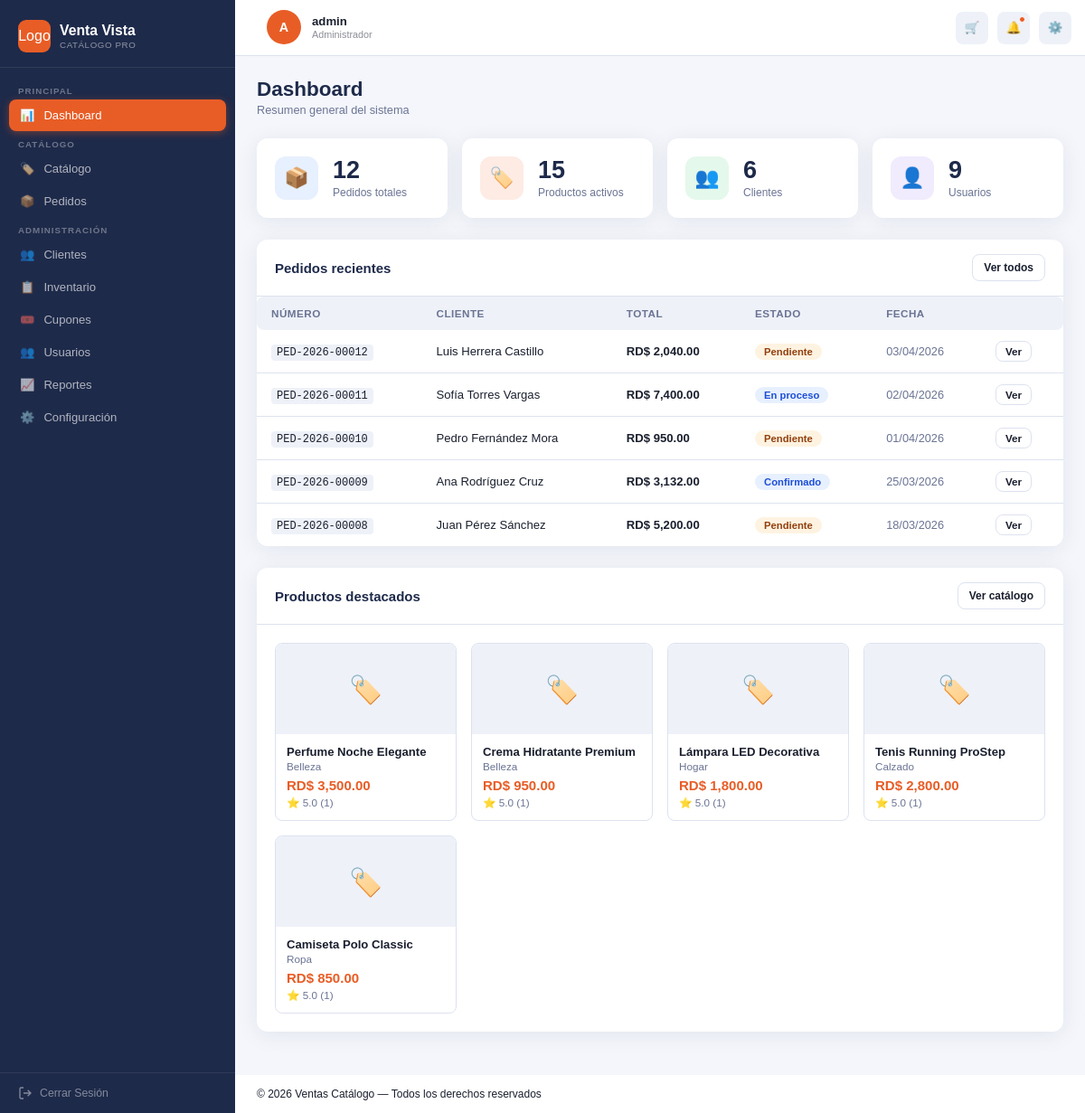
/dashboard (signed in), run on the app's committed database.
### tables this page shows
CREATE TABLE usuarios ( 

    idUsuario       INT          NOT NULL AUTO_INCREMENT, 

    nombreUsuario   VARCHAR(60)  NOT NULL, 

    contrasena      VARCHAR(255) NOT NULL COMMENT 'Hash bcrypt', 

    email           VARCHAR(100) NOT NULL, 

    activo          TINYINT(1)   NOT NULL DEFAULT 1, 

    idRol           INT          NOT NULL, 

    fechaRegistro   DATETIME     NOT NULL DEFAULT CURRENT_TIMESTAMP, 

    PRIMARY KEY (idUsuario), 

    UNIQUE KEY uk_usuario_email (email), 

    CONSTRAINT fk_usuario_rol FOREIGN KEY (idRol) 

        REFERENCES roles (idRol) ON UPDATE CASCADE 

);

CREATE TABLE pedidos ( 

    idPedido        INT           NOT NULL AUTO_INCREMENT, 

    numeroPedido    VARCHAR(20)   NOT NULL COMMENT 'Ej: PED-2026-00128', 

    fechaPedido     DATETIME      NOT NULL DEFAULT CURRENT_TIMESTAMP, 

    estado          ENUM('Pendiente','Confirmado','En_proceso', 

                        'Enviado','Entregado','Cancelado','Devuelto') 

                                  NOT NULL DEFAULT 'Pendiente', 

    subtotal        DECIMAL(10,2) NOT NULL, 

    descuento       DECIMAL(10,2) NOT NULL DEFAULT 0.00, 

    total           DECIMAL(10,2) NOT NULL, 

    notas           TEXT, 

    idCliente       INT           NOT NULL, 

    idCupon         INT, 

    PRIMARY KEY (idPedido), 

    UNIQUE KEY uk_pedido_numero (numeroPedido), 

    INDEX idx_pedido_cliente (idCliente), 

    INDEX idx_pedido_estado  (estado), 

    CONSTRAINT fk_pedido_cliente FOREIGN KEY (idCliente) 

        REFERENCES clientes (idCliente) ON UPDATE CASCADE, 

    CONSTRAINT fk_pedido_cupon   FOREIGN KEY (idCupon) 

        REFERENCES cupones  (idCupon)  ON UPDATE CASCADE 

);

CREATE TABLE productos ( 

    idProducto      INT             NOT NULL AUTO_INCREMENT, 

    nombre          VARCHAR(120)    NOT NULL, 

    descripcion     TEXT, 

    precio          DECIMAL(10,2)   NOT NULL, 

    descuento       DECIMAL(5,2)    NOT NULL DEFAULT 0.00, 

    stock           INT             NOT NULL DEFAULT 0, 

    imagenes        VARCHAR(500)    COMMENT 'Rutas separadas por coma', 

    activo          TINYINT(1)      NOT NULL DEFAULT 1, 

    fechaCreacion   DATETIME        NOT NULL DEFAULT CURRENT_TIMESTAMP, 

    idCategoria     INT             NOT NULL, 

    PRIMARY KEY (idProducto), 

    INDEX idx_producto_categoria (idCategoria), 

    INDEX idx_producto_activo    (activo), 

    CONSTRAINT fk_producto_categoria FOREIGN KEY (idCategoria) 

        REFERENCES categorias (idCategoria) ON UPDATE CASCADE 

);

### app/core/Controller.php (called while the page is built, shortened)
<?php
abstract class Controller {
    protected function render(string $vista, array $datos = []): void {
        require dirname(__DIR__) . '/views/layouts/layout.php';
    }
}

### app/controllers/DashboardController.php (called while the page is built, shortened)
<?php
class DashboardController extends Controller{
    public function index(): void{
        $datos = [
            'totalPedidos'   => count(Pedido::obtenerTodos()),
            'totalProductos' => count(Producto::obtenerActivos()),
            'totalClientes'  => count(Cliente::obtenerTodos()),
            'totalUsuarios'  => count(Usuario::obtenerTodos()),
            'pedidosRecientes' => array_slice(Pedido::obtenerTodos(), 0, 5),
            'productosDestacados' => Producto::obtenerDestacados(5),
            'flash'          => $this->getFlash(),
            'usuario'        => $this->usuarioActual(),
        ];
        $this->render('dashboard/index', $datos);
    }
}

### app/core/Router.php (called while the page is built, shortened)
<?php
class Router {
    public function run(){
        $url = $_GET['url'] ?? '';
        $url = trim($url, '/');
        $routes = require dirname(__DIR__, 2) . '/config/routes.php';
        if (isset($routes[$url])) {
            $action = $routes[$url]['action'];
        }
        else{
            $controllerName = 'AuthController';
            $action = 'login';
        }
        $controller = new $controllerClass();
        $controller->$action();
    }
}

### public/index.php (called while the page is built, shortened)
<?php
$router = new Router();
$router->run();
?>

### app/core/Database.php (called while the page is built, shortened)
<?php
class Database {
    private static $instance = null;
    public static function getConnection() {
        if (self::$instance === null) {
            try {
               self::$instance = new PDO(
                    "mysql:host=" . DB_HOST .
                    ";dbname=" . DB_NAME .
                    ";charset=" . charset,
                    DB_USER,
                    DB_PASS
                );
                self::$instance->setAttribute(PDO::ATTR_ERRMODE, PDO::ERRMODE_EXCEPTION);
            } catch (PDOException $e) {
                die("Error de conexión: " . $e->getMessage());
            }
        }
        return self::$instance;
    }
}

### app/core/Model.php (called while the page is built, shortened)
<?php
class Model {
    protected static function db(){
        return Database::getConnection();
    }
}

### app/models/Pedido.php (called while the page is built, shortened)
<?php
class Pedido extends Model {
    public static function obtenerTodos(): array {
        $sql = "SELECT p.*,
                       CONCAT(c.nombre,' ',c.apellidos) AS cliente,
                       cu.codigo AS cupon
                FROM pedidos p
                JOIN clientes c ON p.idCliente = c.idCliente
                LEFT JOIN cupones cu ON p.idCupon = cu.idCupon
                ORDER BY p.fechaPedido DESC";
        return self::db()->query($sql)->fetchAll(PDO::FETCH_ASSOC);
    }
}

### app/models/Producto.php (called while the page is built, shortened)
<?php
class Producto extends Model{
    public static function obtenerActivos(): array {
        $sql = "SELECT p.*, c.nombre AS categoria
                FROM productos p
                JOIN categorias c ON p.idCategoria = c.idCategoria
                WHERE p.activo = 1
                ORDER BY p.nombre";
        return self::db()->query($sql)->fetchAll(PDO::FETCH_ASSOC);
    }
    public static function obtenerDestacados(int $limite = 8): array {
        $sql = "SELECT * FROM v_productos_rating
                ORDER BY promedio DESC, totalResenas DESC
                LIMIT :limite";
        $stmt = self::db()->prepare($sql);
        $stmt->bindValue(':limite', $limite, PDO::PARAM_INT);
        $stmt->execute();
        return $stmt->fetchAll(PDO::FETCH_ASSOC);
    }
}

### app/models/Cliente.php (called while the page is built, shortened)
<?php
class Cliente extends Model {
    public static function obtenerTodos(): array {
        $sql = "SELECT c.*, u.nombreUsuario, u.email AS emailUsuario, u.activo
                FROM clientes c
                JOIN usuarios u ON c.idUsuario = u.idUsuario";
        return self::db()->query($sql)->fetchAll(PDO::FETCH_ASSOC);
    }
}

### app/models/Usuario.php (called while the page is built, shortened)
<?php
class Usuario extends Model{
    public static function obtenerTodos(): array{
        $sql = "SELECT u.*, r.nombre AS rol
                FROM usuarios u
                JOIN roles r ON u.idRol = r.idRol";
        return self::db()->query($sql)->fetchAll(PDO::FETCH_ASSOC);
    }
}

### app/views/dashboard/index.php (the view)
<?php
$totalPedidos   = $totalPedidos   ?? 0;
$totalProductos = $totalProductos ?? 0;
$totalClientes  = $totalClientes  ?? 0;
$totalUsuarios  = $totalUsuarios  ?? 0;
$pedidosRecientes    = $pedidosRecientes    ?? [];
$productosDestacados = $productosDestacados ?? [];
?>
<div class="page-header">
    <div>
        <h1 class="page-titulo">Dashboard</h1>
        <p class="page-sub">Resumen general del sistema</p>
    </div>
</div>
<div class="stats-grid">
    <div class="stat-card">
        <div class="stat-icono stat-icono--azul">📦</div>
        <div class="stat-info">
            <div class="stat-valor"><?= $totalPedidos ?></div>
            <div class="stat-label">Pedidos totales</div>
        </div>
    </div>
    <div class="stat-card">
        <div class="stat-icono stat-icono--naranja">🏷️</div>
        <div class="stat-info">
            <div class="stat-valor"><?= $totalProductos ?></div>
            <div class="stat-label">Productos activos</div>
        </div>
    </div>
    <div class="stat-card">
        <div class="stat-icono stat-icono--verde">👥</div>
        <div class="stat-info">
            <div class="stat-valor"><?= $totalClientes ?></div>
            <div class="stat-label">Clientes</div>
        </div>
    </div>
    <div class="stat-card">
        <div class="stat-icono stat-icono--morado">👤</div>
        <div class="stat-info">
            <div class="stat-valor"><?= $totalUsuarios ?></div>
            <div class="stat-label">Usuarios</div>
        </div>
    </div>
</div>
<div class="panel">
    <div class="panel-header">
        <h2 class="panel-titulo">Pedidos recientes</h2>
        <a href="<?= BASE_URL ?>pedidos" class="btn btn-contorno btn-sm">Ver todos</a>
    </div>
    <div class="tabla-wrapper">
        <table class="tabla">
            <thead>
                <tr>
                    <th>Número</th>
                    <th>Cliente</th>
                    <th>Total</th>
                    <th>Estado</th>
                    <th>Fecha</th>
                    <th></th>
                </tr>
            </thead>
            <tbody>
                <?php if (empty($pedidosRecientes)): ?>
                    <tr><td colspan="6" class="tabla-vacia">No hay pedidos registrados.</td></tr>
                <?php else: ?>
                    <?php foreach ($pedidosRecientes as $p): ?>
                    <tr>
                        <td><span class="codigo"><?= htmlspecialchars($p['numeroPedido']) ?></span></td>
                        <td><?= htmlspecialchars($p['cliente']) ?></td>
                        <td><strong>RD$ <?= number_format($p['total'], 2) ?></strong></td>
                        <td><?php include __DIR__ . '/../partials/badge-estado.php'; ?></td>
                        <td class="texto-muted"><?= date('d/m/Y', strtotime($p['fechaPedido'])) ?></td>
                        <td>
                            <a href="<?= BASE_URL ?>pedidos/ver?id=<?= $p['idPedido'] ?>" class="btn-tabla">Ver</a>
                        </td>
                    </tr>
                    <?php endforeach; ?>
                <?php endif; ?>
            </tbody>
        </table>
    </div>
</div>
<div class="panel">
    <div class="panel-header">
        <h2 class="panel-titulo">Productos destacados</h2>
        <a href="<?= BASE_URL ?>productos" class="btn btn-contorno btn-sm">Ver catálogo</a>
    </div>
    <div class="productos-grid">
        <?php if (empty($productosDestacados)): ?>
            <p class="texto-muted">No hay productos disponibles.</p>
        <?php else: ?>
            <?php foreach ($productosDestacados as $prod): ?>
            <div class="producto-card">
                <div class="producto-img">🏷️</div>
                <div class="producto-info">
                    <div class="producto-nombre"><?= htmlspecialchars($prod['nombre']) ?></div>
                    <div class="producto-categoria"><?= htmlspecialchars($prod['categoria']) ?></div>
                    <div class="producto-precio">RD$ <?= number_format($prod['precio'], 2) ?></div>
                    <?php if (!empty($prod['promedio'])): ?>
                        <div class="producto-rating">⭐ <?= $prod['promedio'] ?> (<?= $prod['totalResenas'] ?>)</div>
                    <?php endif; ?>
                </div>
            </div>
            <?php endforeach; ?>
        <?php endif; ?>
    </div>
</div>

### app/views/layouts/header.php (shortened to what this page needs)
<header class="topbar">
      <div class="usuario">
        <div class="usuario-avatar" id="sb-avatar"><?= $iniciales ?></div>
        <div>
          <div class="usuario-nombre" id="sb-nombre"><?= $nombreUsuario ?></div>
          <div class="usuario-rol" id="sb-rol"><?= $nombreRol ?></div>
        </div>
      </div>
        <div class="topbar-derecha">
          <button class="accion-topbar">
            🛒
          </button>
          <button class="accion-topbar">
            🔔<span class="indicador-badge"></span>
          </button>
          <button class="accion-topbar">⚙️</button>
        </div>
</header>

### app/views/partials/badge-estado.php
<?php
$estado = $p['estado'] ?? $envio['estado'] ?? $pago['estado'] ?? '';
$mapa = [
    'Pendiente'   => 'badge--amarillo',
    'Confirmado'  => 'badge--azul',
    'En_proceso'  => 'badge--azul',
    'Enviado'     => 'badge--morado',
    'En_Camino'   => 'badge--morado',
    'En_Destino'  => 'badge--morado',
    'Entregado'   => 'badge--verde',
    'Cancelado'   => 'badge--rojo',
    'Devuelto'    => 'badge--rojo',
    'Aprobado'    => 'badge--verde',
    'Rechazado'   => 'badge--rojo',
    'Reembolsado' => 'badge--amarillo',
    'activo'      => 'badge--verde',
    'abandonado'  => 'badge--rojo',
    'convertido'  => 'badge--azul',
];
$clase = $mapa[$estado] ?? 'badge--gris';
?>
<span class="badge <?= $clase ?>"><?= htmlspecialchars(str_replace('_', ' ', $estado)) ?></span>

### public/css/common.css (style rules this page uses)
:root { --primario: #1e2a4a; --primario-claro: #2d3f6b; --acento: #e85d26; --acento-claro: #ff7a45; --acento2: #f5a623; --fondo: #f4f6fb; --superficie: #ffffff; --superficie2: #eef1f8; --borde: #dde2ef; --texto: #1a1f2e; --texto-muted: #6b7494; --exito: #22c55e; --advertencia: #f59e0b; --peligro: #ef4444; --info: #3b82f6; --ancho-sidebar: 260px; --radio: 12px; --radio-sm: 8px; --sombra: 0 4px 24px rgba(30,42,74,.08); --sombra-md: 0 8px 40px rgba(30,42,74,.13); --fuente-display: 'Sora', sans-serif; --fuente-cuerpo: 'Plus Jakarta Sans', sans-serif; }
*, *::before, *::after { box-sizing: border-box; margin: 0; padding: 0; }
html { height: 100%; font-size: 15px; -webkit-font-smoothing: antialiased; }
body { font-family: var(--fuente-cuerpo); background: var(--fondo); color: var(--texto); min-height: 100vh; }
a { color: inherit; text-decoration: none; }
button { cursor: pointer; font-family: var(--fuente-cuerpo); }
.btn { display: inline-flex; align-items: center; justify-content: center; gap: 8px; padding: 11px 20px; border-radius: var(--radio-sm); font-weight: 600; font-size: .875rem; border: none; transition: .2s; cursor: pointer; font-family: var(--fuente-cuerpo); }
.btn-contorno { background: transparent; color: var(--texto); border: 1.5px solid var(--borde); }
.btn-sm { padding: 7px 12px; font-size: .8rem; }
table { width: 100%; border-collapse: collapse; font-size: .875rem; }
thead th { background: var(--superficie2); padding: 10px 14px; text-align: left; font-size: .75rem; font-weight: 700; color: var(--texto-muted); letter-spacing: .05em; text-transform: uppercase; white-space: nowrap; }
thead th:first-child { border-radius: var(--radio-sm) 0 0 var(--radio-sm); }
thead th:last-child { border-radius: 0 var(--radio-sm) var(--radio-sm) 0; }
tbody td { padding: 12px 14px; border-bottom: 1px solid var(--borde); vertical-align: middle; color: var(--texto); }
tbody tr:last-child td { border-bottom: none; }
tbody tr { transition: .15s; }

### public/css/header.css (style rules this page uses)
.usuario { padding: 16px 20px; display: flex; align-items: center; gap: 12px; border-bottom: 1px solid rgba(255,255,255,.08); }
.usuario-avatar { color: white; width: 38px; height: 38px; border-radius: 50%; background: var(--acento); display: flex; align-items: center; justify-content: center; font-weight: 700; font-size: .95rem; flex-shrink: 0; }
.usuario-nombre { font-size: .88rem; font-weight: 600; }
.usuario-rol { font-size: .72rem; opacity: .5; margin-top: 1px; }
.topbar { background: white; height: 62px; display: flex; align-items: center; justify-content: space-between; padding: 0 15px; border-bottom: 1px solid var(--borde); position: sticky; top: 0; z-index: 50; }
.topbar-derecha { display: flex; align-items: center; gap: 10px; }
.accion-topbar { width: 36px; height: 36px; border-radius: var(--radio-sm); background: var(--superficie2); display: flex; align-items: center; justify-content: center; cursor: pointer; position: relative; border: none; color: var(--texto-muted); transition: .15s; }
.indicador-badge { position: absolute; top: 5px; right: 5px; width: 7px; height: 7px; background: var(--acento); border-radius: 50%; border: 1.5px solid white; }

### data on the page
usuarios: nombreUsuario "admin"
pedidos: numeroPedido "PED-2026-00012", cliente "Luis Herrera Castillo", total "2,040.00", estado "Pendiente", fechaPedido "03/04/2026"
pedidos: numeroPedido "PED-2026-00011", cliente "Sofía Torres Vargas", total "7,400.00", estado "En proceso", fechaPedido "02/04/2026"
pedidos: numeroPedido "PED-2026-00010", cliente "Pedro Fernández Mora", total "950.00", estado "Pendiente", fechaPedido "01/04/2026"
pedidos: numeroPedido "PED-2026-00009", cliente "Ana Rodríguez Cruz", total "3,132.00", estado "Confirmado", fechaPedido "25/03/2026"
pedidos: numeroPedido "PED-2026-00008", cliente "Juan Pérez Sánchez", total "5,200.00", estado "Pendiente", fechaPedido "18/03/2026"
productos: nombre "Perfume Noche Elegante", categoria "Belleza", precio "3,500.00", promedio "5.0", totalResenas "1"
productos: nombre "Crema Hidratante Premium", categoria "Belleza", precio "950.00", promedio "5.0", totalResenas "1"
productos: nombre "Lámpara LED Decorativa", categoria "Hogar", precio "1,800.00", promedio "5.0", totalResenas "1"
productos: nombre "Tenis Running ProStep", categoria "Calzado", precio "2,800.00", promedio "5.0", totalResenas "1"
productos: nombre "Camiseta Polo Classic", categoria "Ropa", precio "850.00", promedio "5.0", totalResenas "1"

### other printed values
$iniciales "A"
$nombreRol "Administrador"
$totalPedidos "12"
$totalProductos "15"
$totalClientes "6"
$totalUsuarios "9"
